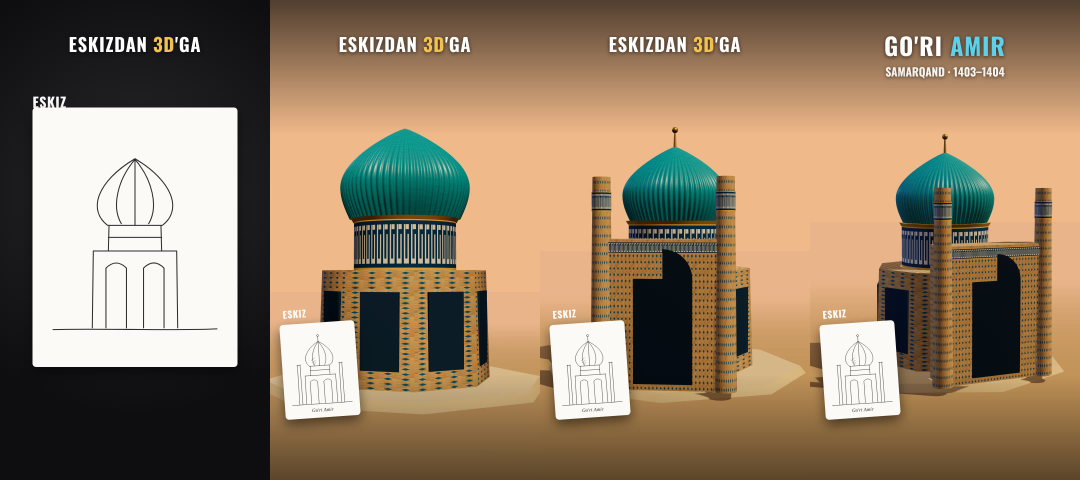
#> input picture video/exports/eskiz_gori_amir_namuna.jpg, 2160 x 960 px (shown at 1/2 size)
$ python insta_cover_temur.py ../exports/eskiz_gori_amir_namuna.jpg ../exports/part6_kadrlar.jpg ../exports/part6_kadrlar.jpg ../exports/part6_kadrlar.jpg 1.0
#> lines starting #> are read from the running program, lines starting #| are printed output that depends on the picture
"""One cover template for every Temur part (user's rule, 2026-11-18): cinematic image of one person with a strong emotion,
small "N-QISM" badge at the top, big gold event title (3-4 words) low in the frame, same font/colour/places in every part.
The profile grid shows the centre 3:4 band (y 240-1680), so everything stays inside it.
Usage: python3 edit/insta_cover_temur.py <image> <part number> "<TITLE>" <out.png> [focus_y 0..1]"""
import sys, pathlib
from PIL import Image, ImageDraw, ImageFont, ImageEnhance, ImageFilter
root = pathlib.Path(__file__).resolve().parent.parent
B = '/usr/share/fonts/truetype/liberation/LiberationSerif-Bold.ttf'
GOLD = (222, 184, 64); CREAM = (245, 236, 213)
src, num, title, out = sys.argv[1], sys.argv[2], sys.argv[3], sys.argv[4]
fy = float(sys.argv[5]) if len(sys.argv) > 5 else 0.5
W, H = 2160, 3840   # 2x for a sharp cover
base = Image.open(src).convert('RGB')
#> base is the input picture: PIL image 2160x960 RGB; mean R, G, B 146.9, 126.6, 102.6
sc = max(W / base.width, H / base.height)
base = base.resize((round(base.width * sc), round(base.height * sc)), Image.LANCZOS)
#> base: PIL image 8640x3840 RGB
l = (base.width - W) // 2; t = int((base.height - H) * fy)
base = base.crop((l, t, l + W, t + H)).filter(ImageFilter.UnsharpMask(radius=2, percent=50, threshold=2))
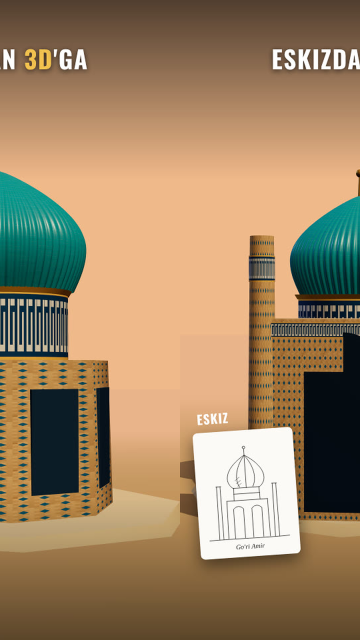
#> base: PIL image 2160x3840 RGB (shown at 1/6 size); mean R, G, B 156.4, 131.1, 99.5
base = ImageEnhance.Contrast(base).enhance(1.06)
ov = Image.new('RGBA', (W, H), (0, 0, 0, 0)); od = ImageDraw.Draw(ov)
for y in range(1900, H): od.line((0, y, W, y), fill=(0, 0, 0, int(235 * min(1, (y - 1900) / 1100))))
for y in range(0, 900): od.line((0, y, W, y), fill=(0, 0, 0, int(150 * (1 - y / 900))))
cov = Image.alpha_composite(base.convert('RGBA'), ov); d = ImageDraw.Draw(cov)
#> after `cov = Image.alpha_composite(base.convert('RGBA'), ov)`:
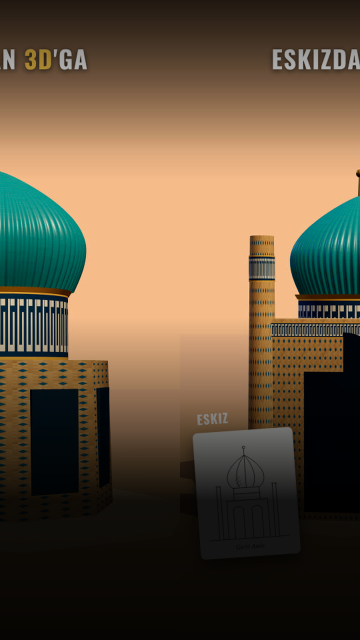
#> cov: PIL image 2160x3840 RGBA (shown at 1/6 size); mean R, G, B, A 100.2, 83.5, 62.5, 255
# badge
bf = ImageFont.truetype(B, 92); bt = f'{num}-QISM'; bw = d.textbbox((0, 0), bt, font=bf)[2]
#> after `bw = d.textbbox((0, 0), bt, font=bf)[2]`: bw = 1369
x0 = (W - bw) / 2 - 56; y0 = 560
#> after `x0 = (W - bw) / 2 - 56`: x0 = 339.5
d.rounded_rectangle((x0, y0, x0 + bw + 112, y0 + 150), radius=18, fill=(0, 0, 0, 150), outline=GOLD, width=6)
d.text(((W - bw) / 2, y0 + 22), bt, font=bf, fill=GOLD)
# title: up to 2 lines, as big as fits
words = title.split(); lines = [title] if len(title) <= 9 else [' '.join(words[:(len(words) + 1) // 2]), ' '.join(words[(len(words) + 1) // 2:])]
size = 330
while max(d.textbbox((0, 0), ln, font=ImageFont.truetype(B, size))[2] for ln in lines) > W - 200: size -= 10
#> this loop made 17 passes
#> size on passes 1 to 8: 320, 310, 300, 290, 280, 270, 260, 250
#> after the loop, size = 160
tf = ImageFont.truetype(B, size); lh = int(size * 1.05)
#> after `lh = int(size * 1.05)`: lh = 168
y = 3330 - lh * len(lines)
#> y = 2994
for ln in lines:
    w = d.textbbox((0, 0), ln, font=tf)[2]
    d.text(((W - w) / 2, y), ln, font=tf, fill=GOLD, stroke_width=10, stroke_fill=(0, 0, 0))
    y += lh
#> this loop made 2 passes
#> (w, y) on passes 1 to 2: (1901, 3162), (0, 3330)
#> after the loop, y = 3330
sf = ImageFont.truetype(B, 84); st = 'AMIR TEMUR'; sw = d.textbbox((0, 0), st, font=sf)[2]
#> after `sw = d.textbbox((0, 0), st, font=sf)[2]`: sw = 567
d.text(((W - sw) / 2, 3330 - lh * len(lines) - 130), st, font=sf, fill=CREAM, stroke_width=4, stroke_fill=(0, 0, 0))
cov.convert('RGB').save(out); print('ok', size)
#> after `cov.convert('RGB').save(out)`:
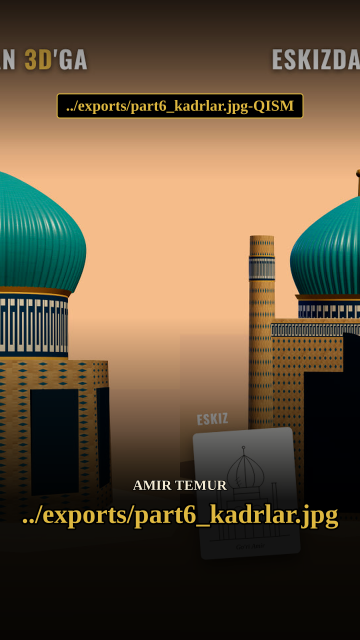
#> saved as part6_kadrlar.jpg: PIL image 2160x3840 RGB (shown at 1/6 size); mean R, G, B 99.6, 83.3, 61.3
#> after `cov.convert('RGB').save(out)`:
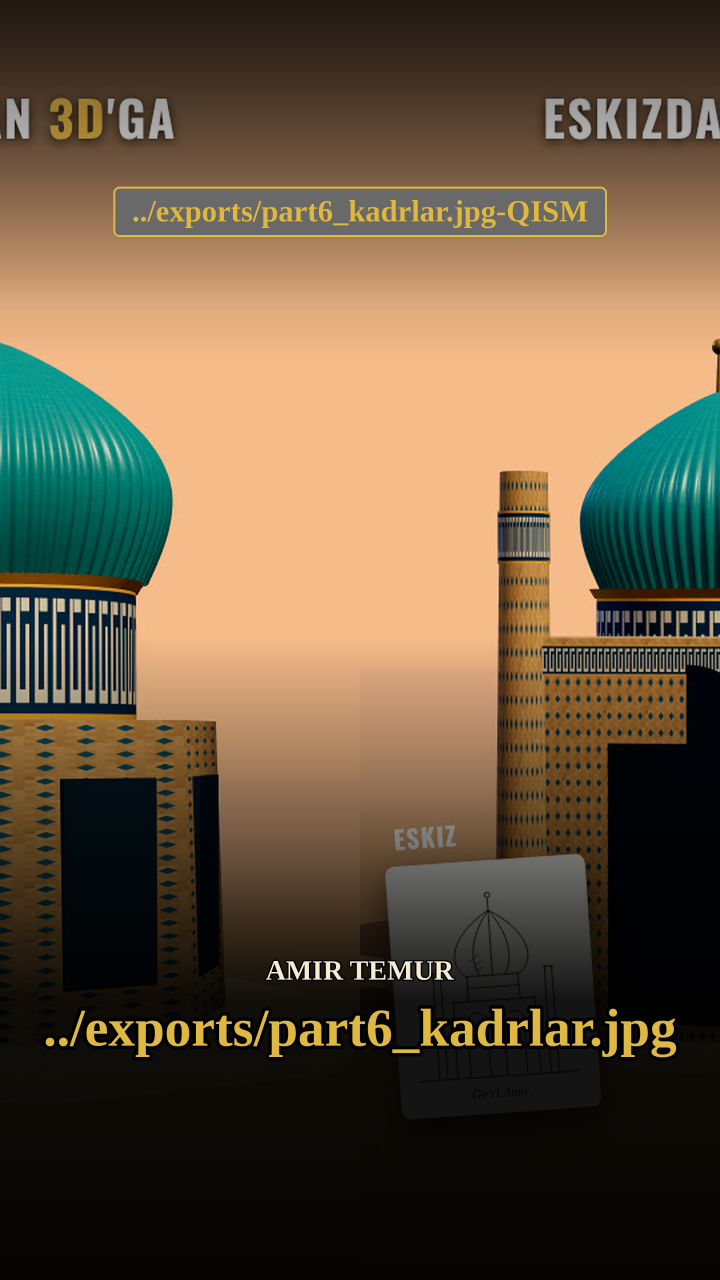
#> cov: PIL image 2160x3840 RGBA (shown at 1/3 size); mean R, G, B, A 99.6, 83.3, 61.3, 252.8; transparent parts drawn white
#| ok 160

$ run again, on video/exports/part7_kadrlar.jpg
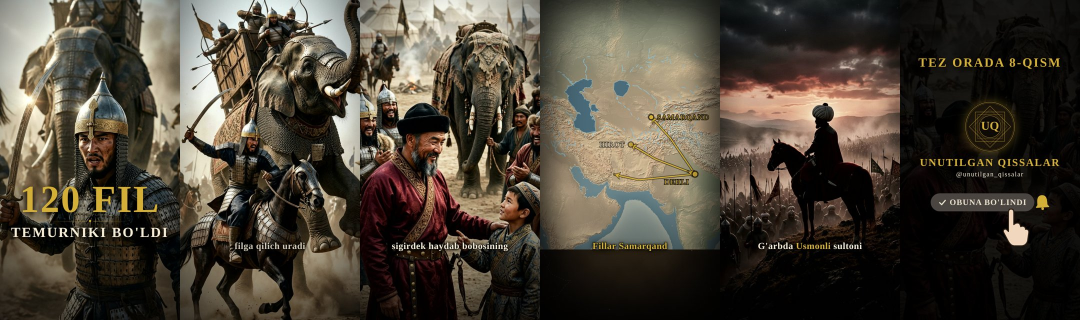
#> input picture video/exports/part7_kadrlar.jpg, 2160 x 640 px (shown at 1/2 size)
#> base is the input picture: PIL image 2160x640 RGB; mean R, G, B 74.8, 67.1, 55.6
#> `base = base.crop((l, t, l + W, t + H)).filter(ImageFilter.UnsharpMask(..`:
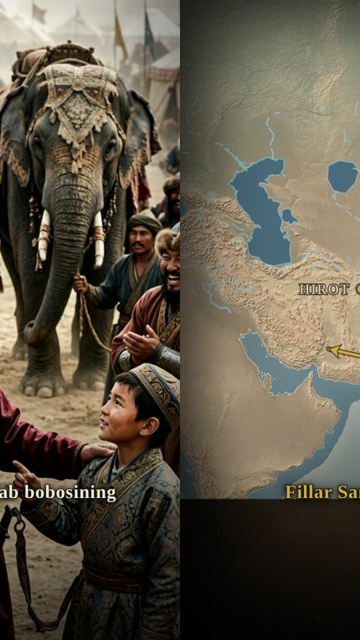
#> base: PIL image 2160x3840 RGB (shown at 1/6 size); mean R, G, B 92.9, 85.6, 70.8
#> ov: PIL image 2160x3840 RGBA; every value is 0
#> bw = 1369
#> x0 = 339.5
#> the loop `while max(d.textbbox((0, 0), ln, font=ImageFont.truetype(B, size))[2] ..` made 17 passes
#> size on passes 1 to 8: 320, 310, 300, 290, 280, 270, 260, 250
#> after the loop `while max(d.textbbox((0, 0), ln, font=ImageFont.truetype(B, size))[2] ..`: size = 160
#> lh = 168
#> `y = 3330 - lh * len(lines)`: y = 2994
#> the loop `for ln in lines:` made 2 passes
#> (w, y) on passes 1 to 2: (1901, 3162), (0, 3330)
#> after the loop `for ln in lines:`: y = 3330
#> sw = 567
#> `cov.convert('RGB').save(out)`:
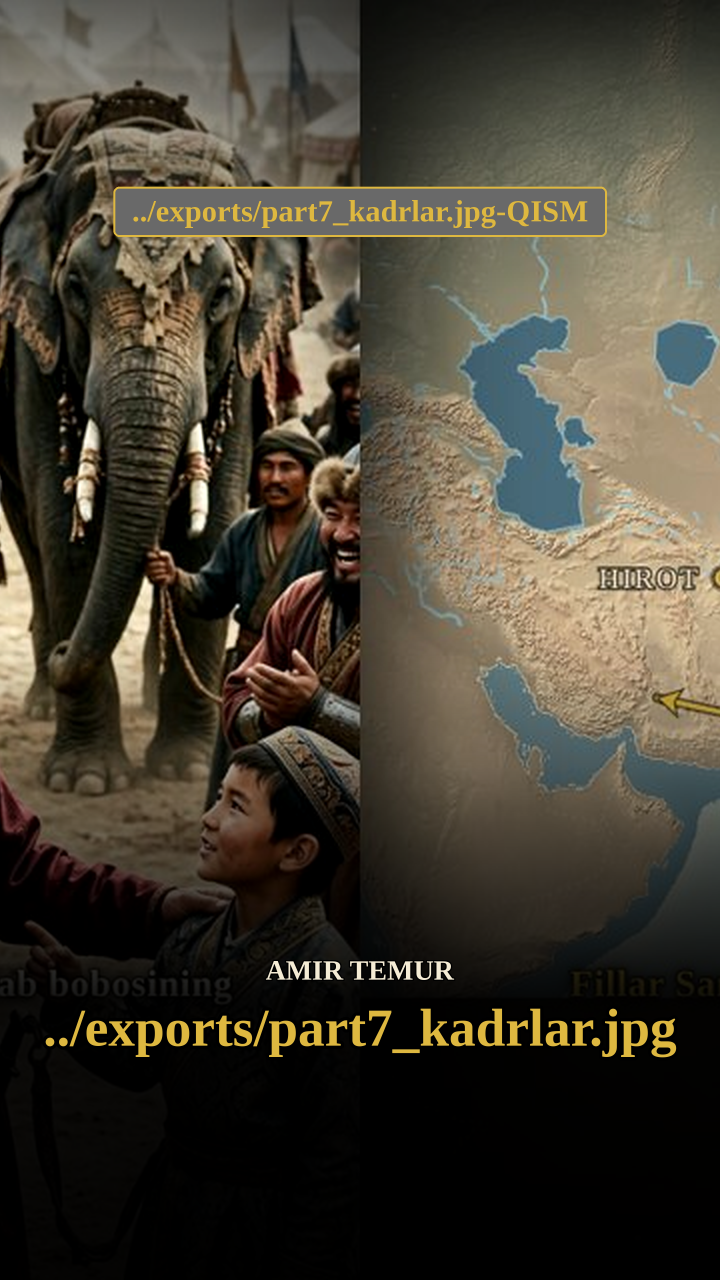
#> cov: PIL image 2160x3840 RGBA (shown at 1/3 size); mean R, G, B, A 67.3, 61.6, 49.3, 252.8; transparent parts drawn white
#| ok 160
